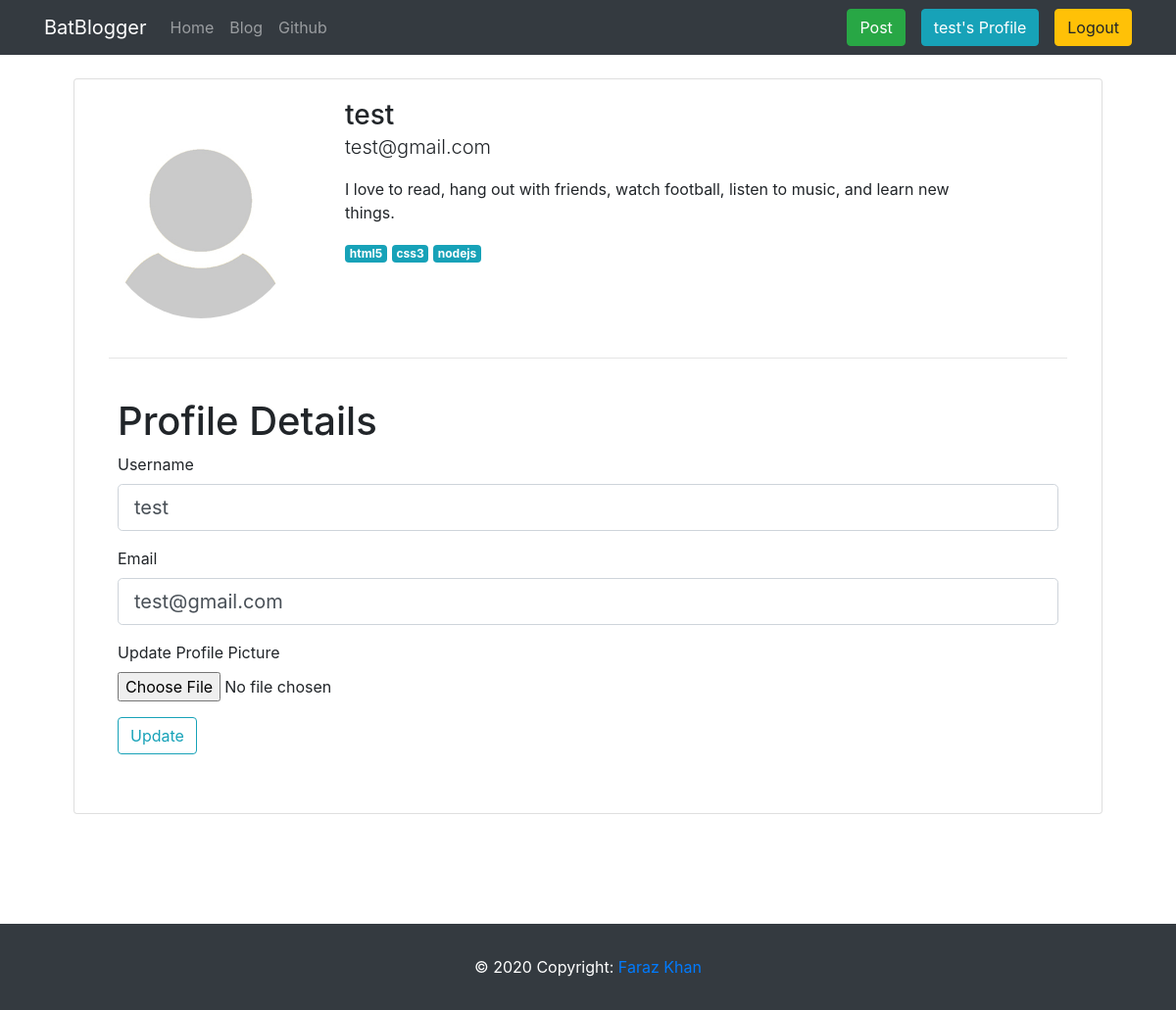
Page /account (signed in) on the committed database.
### blog/models.py (models this page shows, shortened)
class User(db.Model,UserMixin):
    id = db.Column(db.Integer,primary_key=True)
    username = db.Column(db.String(20),unique=True,nullable=False)
    email = db.Column(db.String(100),unique=True,nullable=False)
    image_file = db.Column(db.String(20),nullable=False,default='default.jpg')
    password = db.Column(db.String(60),nullable=False)
    posts = db.relationship('Post',backref='author',lazy=True)

### blog/auth/routes.py (the view)
@auth.route("/account",methods=['GET','POST'])
@login_required
def account():
    form = UpdateAccountForm()
    if form.validate_on_submit():
        if form.picture.data:
            '''
            The code below checks if the current user pic is available and it's not the default pic
            If yes, then it's deletes the previous image to save space
            '''
            if current_user.image_file and current_user.image_file != 'default.jpg':
                current_picture_path = os.path.join(current_app.root_path,'static/profilepics',current_user.image_file)
                os.remove(current_picture_path)
            picture_file = save_picture(form.picture.data)
            current_user.image_file = picture_file
        current_user.username = form.username.data
        current_user.email = form.email.data
        db.session.commit()
        '''
        Assigning values to sqlalchemy database
        '''
        flash('Your account has been updated.','success')
        return redirect(url_for('auth.account'))
    elif request.method == 'GET':
        form.username.data = current_user.username
        form.email.data = current_user.email
    return render_template('account.html',form=form)

### blog/auth/forms.py (shortened to what this page needs)
class UpdateAccountForm(FlaskForm):
    username = StringField('Username',validators=[DataRequired(),Length(min=2,max=20)])
    email = StringField('Email',validators=[DataRequired(),Email()])
    picture = FileField('Update Profile Picture',validators=[FileAllowed(['jpg','png','jpeg'])])
    submit = SubmitField('Update')

### blog/models.py (called while the page is built)
@login_manager.user_loader
def load_user(user_id):
    return User.query.get(int(user_id))

### blog/templates/account.html (shortened to what this page needs)
{% extends "base.html" %}
{% block content %}
<div class="container m-auto">
<div class="container my-4">
<div style="margin-bottom:200px;" class="container">
  <div class="row">
      <div class="col-12">
          <div class="card">
              <div class="card-body">
                  <div class="row">
                    <div class="m-4 text-center">
                      <img src="{{ url_for('static',filename='profilepics/' + current_user.image_file)}}" width="200" height="200" alt="" class="rounded-circle img-fluid">
                    </div>
                      <div class="ml-2 col-12 col-lg-8 col-md-6">
                          <h3 class="mb-0 text-truncated">{{current_user.username}}</h3>
                          <p class="lead">{{current_user.email}}</p>
                          <p>
                              I love to read, hang out with friends, watch football, listen to music, and learn new things.
                          </p>
                          <p> <span class="badge badge-info tags">html5</span>
                              <span class="badge badge-info tags">css3</span>
                              <span class="badge badge-info tags">nodejs</span>
                          </p>
                      </div>
              </div>
              <div class="col-12"><hr></div>
              <div class="container p-4">
                <form method="POST" action="" enctype="multipart/form-data">
                    <div class="form-group">
                        <h1>Profile Details</h1>
                        <div class="form-group">
                            {{form.username.label(class="form-control-label")}}
                            {% if form.username.errors %}
                            {{form.username(class="form-control form-control-lg is-invalid")}}
                            <div class="invalid-feedback">
                                {% for error in form.username.errors %}
                                <span>{{error}}</span>
                                {% endfor %}
                            </div>
                            {% else %}
                            {{form.username(class="form-control form-control-lg")}}
                            {% endif %}
                        </div>
                        <div class="form-group">
                            {{form.email.label(class="form-control-label")}}
                            {% if form.email.errors %}
                            {{form.email(class="form-control form-control-lg is-invalid")}}
                            <div class="invalid-feedback">
                                {% for error in form.email.errors %}
                                <span>{{error}}</span>
                                {% endfor %}
                            </div>
                            {% else %}
                            {{form.email(class="form-control form-control-lg")}}
                            {% endif %}
                        </div>
                        <div class="form-group">
                          {{form.picture.label()}}
                          {{form.picture(class="form-control-file")}}
                        </div>
                        <div class="form-group">
                            {{form.submit(class="btn btn-outline-info")}}
                        </div>
                    </div>
                </form>
                </div>
              </div>
      </div>
</div>
</div>
</div>
</div>
</div>
{% endblock content %}

### blog/templates/base.html (shortened to what this page needs)
<!doctype html>
<html lang="en">
  <head>
    <link rel="stylesheet" href="https://cdn.jsdelivr.net/npm/bootstrap@4.5.3/dist/css/bootstrap.min.css">
  </head>
  <body>
    <nav class="sticky-top navbar navbar-expand-lg navbar-dark bg-dark">
        <div class="container">
            <a class="navbar-brand" href="#">BatBlogger </a>
            <div class="collapse navbar-collapse" id="navbarText">
              <ul class="navbar-nav mr-auto">
                <li class="nav-item">
                  <a class="nav-link" href="{{url_for('main.home')}}">Home</a>
                </li>
                <li class="nav-item">
                  <a class="nav-link" href="{{url_for('main.blog')}}">Blog</a>
                </li>
                <li class="nav-item">
                  <a class="nav-link" href="https://github.com/farazkhanfk7/blog-flask">Github</a>
                </li>
              </ul>
              {% if current_user.is_authenticated %}
              <a class="btn btn-success" href="{{url_for('posts.new_post')}}">Post</a>
              <a class="btn btn-info ml-3" href="{{url_for('auth.account')}}">{{current_user.username}}'s Profile</a>
              <a class="btn btn-warning ml-3" href="{{url_for('auth.logout')}}">Logout</a>
              {% else %}
              <a class="btn btn-info" href="{{url_for('auth.login')}}">Login</a>
              <a class="btn btn-warning ml-3" href="{{url_for('auth.register')}}">Register</a>
              {% endif %}
            </div>
        </div>
      </nav>
    {% block content %}
    {% endblock content %}
<footer class="pt-5 fixed-bottom">
    <nav class="navbar navbar-expand-lg navbar-dark bg-dark">
        <div class="py-2 container text-center">
        <div class="m-auto text-white text-center py-3">© 2020 Copyright:
            <a href="#"> Faraz Khan</a>
        </div>
        </div>
    </nav>
  </footer>
  </body>
</html>

### rows in the picture
User: username "test", image_file (placeholder picture), email "test@gmail.com"
